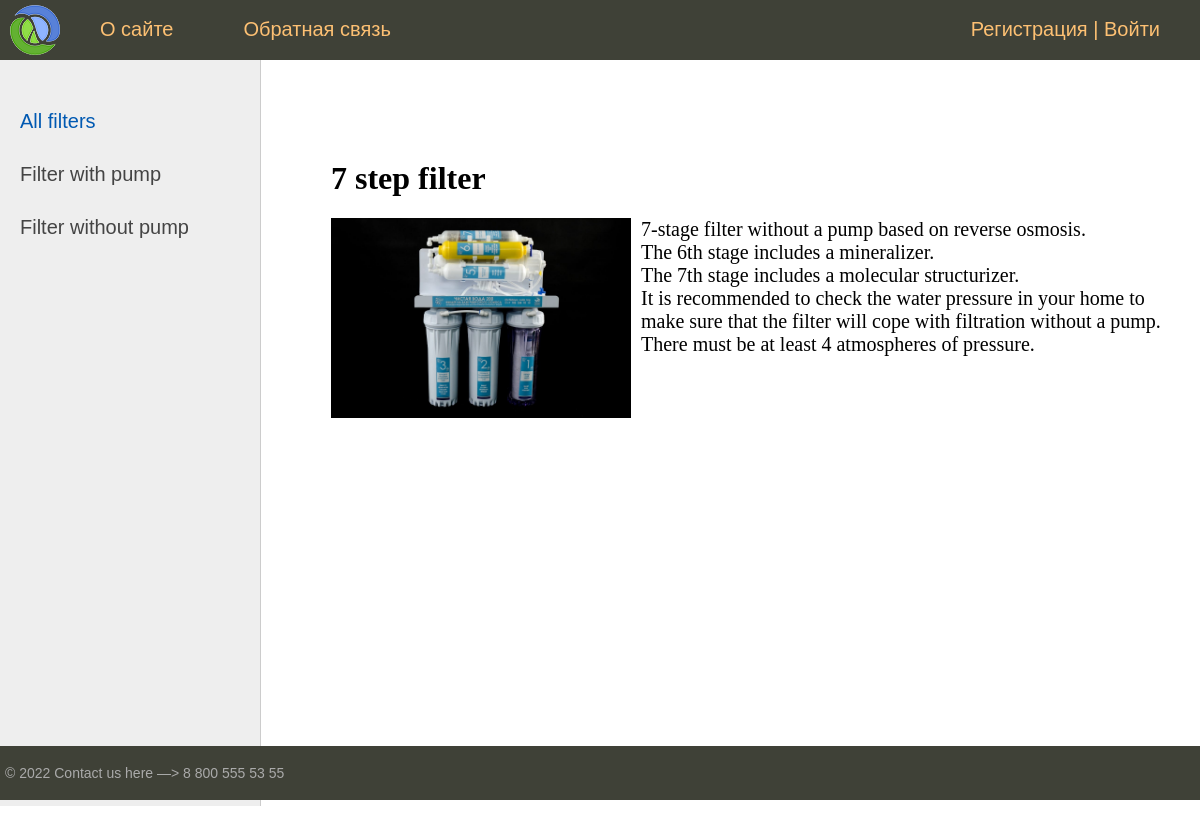
Screenshot of /post/7-step-filter/ with the database file from the repository.
### filter/models.py (models this page shows, shortened)
class Category(models.Model):
    name = models.CharField(max_length=100, db_index=True, verbose_name="Type of filter")
    slug = models.SlugField(max_length=255, unique=True, db_index=True, verbose_name="URL")
    def get_absolute_url(self):
        return reverse('category', kwargs={'cat_slug': self.slug})
    class Meta:
        verbose_name_plural = 'Categories'

class Filter(models.Model):
    title = models.CharField(max_length=255, verbose_name="Заголовок")
    slug = models.SlugField(max_length=255, unique=True, db_index=True, verbose_name="URL")
    content = models.TextField(blank=True, verbose_name="Текст инфо о фильтре")
    photo = models.ImageField(upload_to="photos/%Y/%m/%d/", verbose_name="Фото")
    time_create = models.DateTimeField(auto_now_add=True, verbose_name="Время создания")
    time_update = models.DateTimeField(auto_now=True, verbose_name="Время обновления")
    is_published = models.BooleanField(default=True, verbose_name="Опубликовано")
    cat = models.ForeignKey('Category', on_delete=models.PROTECT, null=True, verbose_name="Категории") ##category, ключ форейгн кэй который ссылается на класс Categoryf1
    def __str__(self):
        return self.title
    class Meta:
        ordering = ['id'] #сортировка списка постов

### filter/views.py (the view)
# urls.py: path('post/<slug:post_slug>/', ShowPost.as_view(), name='post'),
class ShowPost(DataMixin, DetailView):
    model = Filter
    template_name = 'filter/post.html'
    slug_url_kwarg = 'post_slug'
    context_object_name = 'post'
    def get_context_data(self, *, object_list=None, **kwargs):
        context = super().get_context_data(**kwargs)
        c_def = self.get_user_context(title=context['post'])  # c_def <- эта строка вызывает код с util.py в котором написан контекст
        return dict(list(context.items()) + list(c_def.items()))

### filter/templatetags/filter_tags.py (called while the page is built)
@register.inclusion_tag('filter/list_categories.html')
def show_categories(sort=None, cat_selected=0 ):
    if not sort:
        cats = Category.objects.all()
    else:
        cats = Category.objects.order_by(sort)
    return {"cats": cats, "cat_selected": cat_selected}

### filter/utils.py (called while the page is built)
    def get_user_context(self, **kwargs):
        context = kwargs
        cats = Category.objects.annotate(Count('filter'))
        user_menu = menu.copy()
        if not self.request.user.is_authenticated:
            user_menu.pop(1)
        context['menu'] = user_menu
        context['cats'] = cats
        if 'cat_selected' not in context:
            context['cat_selected'] = 0
        return context

### filter/templates/filter/post.html
{% extends 'filter/base.html' %}
{% block content %}
<h1> {{post.title}} </h1>
{% if post.photo %}
<p><img class="img-article-left" src="{{post.photo.url}}"></p>
{% endif %}
{{post.content|linebreaks}}
{% endblock %}

### filter/templates/filter/base.html (shortened to what this page needs)
{% load static %}
{% load filter_tags %}
<html>
<head>
	<link type="text/css" href="{% static 'filter/css/styles.css' %}" rel="stylesheet" />
</head>
<body>
<table class="table-page" border=0 cellpadding="0" cellspacing="0">
<tr><td valign=top>
{% block mainmenu %}
		<div class="header">
			<ul id="mainmenu" class="mainmenu">
			<li class="logo"><a href="{% url 'home' %}"><div class="logo"></div></a></li>
{% for m in menu %}
			<li><a href="{% url m.url_name %}">{{m.title}}</a></li>
{% endfor %}
			{% if request.user.is_authenticated %}
				<li class="last"> {{ user.username }} | <a href="{% url 'logout' %}">Log out</a></li>
				{% else %}
			<li class="last"> <a href="{% url 'register' %}">Регистрация</a> | <a href="{% url 'login' %}">Войти</a></li>
				{% endif %}
			</ul>
		</div>
{% endblock mainmenu %}
<table class="table-content" border=0 cellpadding="0" cellspacing="0">
<tr>
	<td valign="top" class="left-chapters">
	<ul id="leftchapters">
{% if cat_selected == 0 %}
		<li class="selected">All filters</li>
{% else %}
		<li><a href="{% url 'home' %}"> All filters</a></li>
{% endif %}
{% for c in cats %}
{% if c.filter__count > 0 %}
		{% if c.pk == cat_selected %}
			<li class="selected"> {{c.name}}</li>
		{% else %}
			<li><a href="{{ c.get_absolute_url }}"> {{c.name}} </a> </li>
		{% endif %}
{% endif %}
	{% endfor %}
	</ul>
</td>
<td valign="top" class="content">
	<div class="content-text">
{% block content %}
{% endblock %}
	</div>
</td></tr></table>
</td></tr>
<tr><td valign=top>
	<div id="footer">
		<p>&copy; 2022 Contact us here —> 8 800 555 53 55</p>
	</div>
</td></tr></table>
</body>
</html>

### filter/static/filter/css/styles.css (style rules this page uses)
html, body { font-family: 'Arial'; margin: 0; padding: 0; height: 100%; width: 100%; color: #444; }
a { color: #0059b2; text-decoration: none; }
img { max-width: 600px; height: auto; }
img.img-article-left { max-width: 300px; height: auto; float: left; padding: 0 10px 10px 0; }
.table-page { width: 100%; height: 100%; vertical-align: top; }
.table-page tr { height: 100%; }
.header { background: #3F4137; height: 60px; }
.logo { background: url('../images/logo.png') no-repeat 10px 5px; width: 70px; height: 60px; }
ul.mainmenu { list-style: none; margin: 0; padding: 0; height: 60px; color: #fdc073; font-size: 20px; overflow: hidden; }
ul.mainmenu li { float: left; margin: 18px 40px 0 30px; }
ul.mainmenu li.logo { margin: 0; }
ul.mainmenu li.last { float: right; }
ul.mainmenu li a { color: #fdc073; text-decoration: none; }
.table-content { width: 100%; min-height: 100%; height: 100%; }
.left-chapters { margin: 0; background: #eee; border-right: 1px solid #ccc; min-height: 100%; }
.left-chapters ul { width: 230px; min-height: 100%; margin: 0; padding: 20px 10px 10px 20px; list-style: none; font-size: 20px; }
.left-chapters ul li { margin: 30px 0 0 0; color: #999; }
.left-chapters ul li.selected { color: #0059b2; }
.left-chapters ul li a { color: #444; text-decoration: none; }
.content { padding: 40px 20px 20px 40px; width: 100%; box-sizing: border-box; }
.content-text { margin: 60px 0 0 30px; color: #000; font-size: 20px; font-family: Yandex Sans Display Light; }
.content-text h1 { font-size: 32px; }
#footer { box-sizing: border-box; background: #3F4137; padding: 5px; color: #aaa; font-size: 14px; font-family: Verdana, Geneva, Arial, Helvetica; text-align: left; overflow: hidden; }

### rows the page displays
Category: name "Filter with pump"
Category: name "Filter without pump"
Filter: title "7 step filter", photo (picture), content "7-stage filter without a pump based on reverse osmosis. The 6th stage includes a mineralizer. The 7th stage includes a molecular structurizer. It is recommended to check the water pressure in your home to make sure that the filter will cope with filtration without a pump. There must be at least 4 atmospheres of pressure."

### other values shown
{{ m.title }} "О сайте" "Обратная связь"
